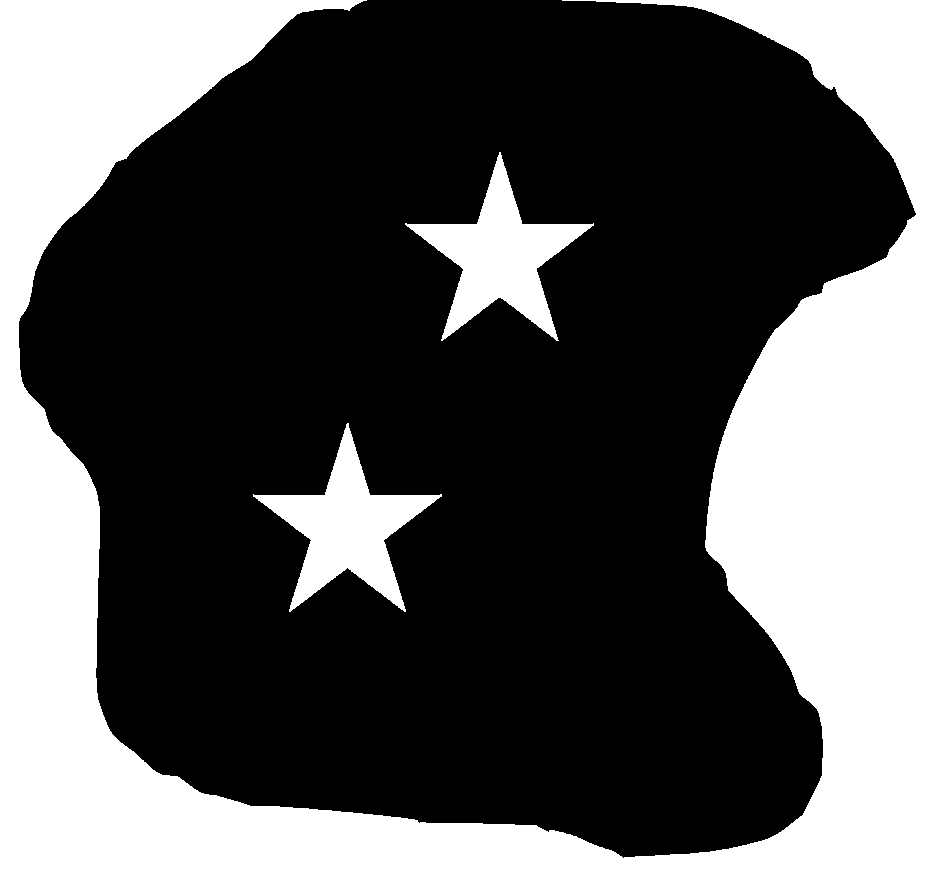
#> input picture imag/figuras.png, 945 x 889 px
$ jupyter execute 'Segmentación de imágenes.ipynb'
#> lines starting #> are read from the running program, lines starting #| are printed output that depends on the picture; after the words box and inside, x2 and y2 are one past the last pixel; in counts of white or black regions, pixels touching at a corner belong together
# Image_segmentation

* Nombre: Alejandra López
* Fecha: **21-07-2026**
* Repositorio: [Link del repositorio de Github](https://github.com/Alelop-Itu/machine12026nocturno.git)

## 0.0.1 SEGMENTACIÓN MEDIANTE THRESHOLDING

[cell 1]
import matplotlib.pyplot as plt
import cv2

# Read an image
img = cv2.imread('imag/figuras.png')
#> img is the input picture: shape (889, 945, 3); 36% white; 3 white regions, box (x1, y1, x2, y2) and area: (0, 0, 945, 889) 278564, (253, 423, 442, 612) 12058, (405, 152, 594, 341) 12044
img_rgb = cv2.cvtColor(img, cv2.COLOR_BGR2RGB)
plt.imshow(img_rgb, cmap='gray')
plt.title('Imagen original')

plt.show()

[cell 2]
 # Convertimos la imagen a escala de grises
import numpy as np

gray_img = cv2.cvtColor(img, cv2.COLOR_BGR2GRAY)
#gray_img = cv2.imread('figuras.png', 0) # Una forma de leer la imagen directamente en escala de grises
plt.imshow(gray_img, cmap='gray')
plt.title('Imagen de grises')

plt.show()

[cell 3]
# Calculamos el histograma
hist = cv2.calcHist([gray_img], [0], None, [260], [0, 260]) # [0] son los canales, y es el canal gris None la máscara
#> hist = 260 values, max 537439 at index 0, min 0 at index 1, mean 3231.2
plt.plot(hist)
plt.grid()
plt.title('Histograma')
plt.show()
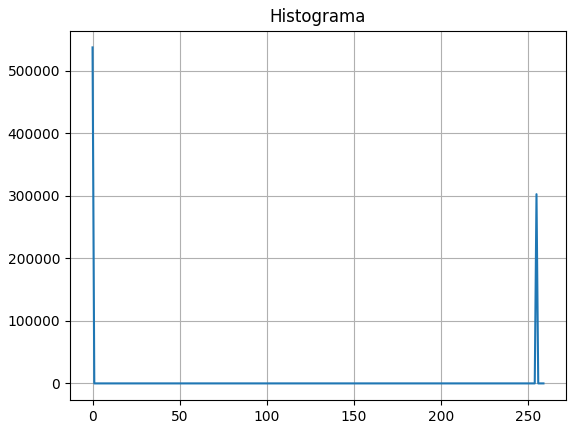
#> figure drawn by matplotlib, 1 panel; curve peaks at x = 0, y = 537439

# Otra forma de mostrar el histograma (solo visualización)
plt.hist(gray_img.ravel(), bins=256, range=[0, 256], color='gray', alpha=0.75)
plt.grid(True)
plt.title('Histograma (Matplotlib)')
plt.xlabel('Intensidad de píxel (0-255)')
plt.ylabel('Frecuencia / Cantidad')
plt.show()
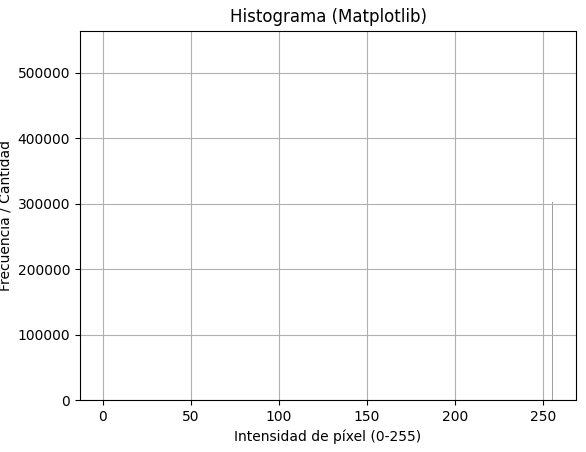
#> figure drawn by matplotlib, 1 panel; tallest bar 537439 high, from x = 0 to 1

[cell 4]
# Fijamos el umbral en base al histograma anterior
t = 50

# Extreaemos la máscara binaria
maxim = 255
_, mask = cv2.threshold(gray_img, t, maxim, cv2.THRESH_BINARY)

# Otra formas de extraer la máscara
mask = gray_img.copy()
mask = (mask > t).astype('uint8') * 255  # Convertimos bool a uint8 y escalamos a 255

# Visualizamos para corroborar
plt.imshow(mask, cmap='gray')
plt.title('Máscara t=' + str(t))
plt.show()

print(np.unique(mask))  # imprimirá [0, 255] en formato uint8
#| [  0 255]

# Visualizamos para corroborar
plt.imshow(mask, cmap='gray')
plt.title('Máscara t=' + str(t))
plt.show()

print(np.unique(mask)) # Atent@s a los formatos (bool, uint8, etc.)
#| [  0 255]

[cell 5]
# Fijamos el umbral con el método de OTSU
t, mask = cv2.threshold(gray_img,0,1,cv2.THRESH_OTSU) # 0 es por defecto y 1 esel valor máximo de la máscara
#> t = 0
print(np.unique(mask))
#| [0 1]

# Visualizamos para corroborar que se obtiene el mismo resultado
plt.imshow(mask, cmap='gray')
plt.title('Máscara Otsu t=' + str(t))
plt.show()

## **0.0.2 SEGMENTACIÓN MEDIANTE CONVERSIONES DE COLOR**

[cell 6]
# Imaginamos que queremos segmentar únicamente el círculo
img = cv2.imread('imag/figuras.png')
img_rgb = cv2.cvtColor(img, cv2.COLOR_BGR2RGB)
plt.imshow(img_rgb, cmap='gray')
plt.title('Imagen original')
plt.show()

[cell 7]
# Obtenemos el canal rojo en bgr la pasición 2 es el color rojo
R = img[:,:,2]
plt.imshow(R, cmap='gray')
plt.title('Canal rojo')
plt.show()

[cell 8]
# Observamos el histograma
plt.hist(R.ravel(), bins=50)
plt.grid(True)
plt.show()
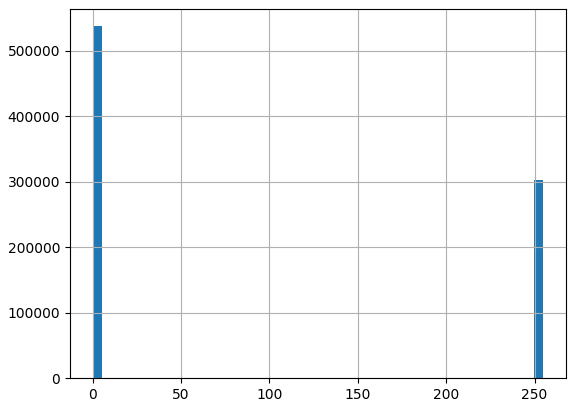
#> figure drawn by matplotlib, 1 panel; tallest bar 537439 high, from x = 0 to 5.1
print(np.max(R))
#| 255

[cell 9]
 # Fijamos el umbral y extraemos la máscara
t=np.max(R)
#> t = 255
mask = R.copy()
mask[mask<t] = 0
plt.imshow(mask, cmap='gray')
plt.title('ROI segmentada')
plt.show()

[cell 10]
# Ejercicio individual
# Obtener una máscara con la imagen del rayo azul mediante segmentación por espacio de color
# Función para extraer los colores secundarios
def convert_to_CMYK(rgb_p):
    with np.errstate(invalid='ignore', divide='ignore'):
        K = 1 - np.max(rgb_p, axis=2)
        C = np.nan_to_num((1-rgb_p[:,:,0] - K)/(1-K))
#> C: shape (889, 945) float64; every value is 0
        M = np.nan_to_num((1-rgb_p[:,:,1] - K)/(1-K))
        Y = np.nan_to_num((1-rgb_p[:,:,2] - K)/(1-K))
        # Nos aseguramos de que quede en el rango [0,1] antes de escalar
        C = np.clip(C, 0, 1)
        M = np.clip(M, 0, 1)
        Y = np.clip(Y, 0, 1)
        CMYK = (np.dstack((C,M,Y,K))*255).astype('uint8')
    return CMYK

# Leer la imagen
img = cv2.imread('imag/figuras.png')
rgb = cv2.cvtColor(img, cv2.COLOR_BGR2RGB)
rgb_p = rgb.astype('uint8')/255

# Extraer los colores secundarios
CMYK = convert_to_CMYK(rgb_p)

# Extraer los canales por separado
C, M, Y, K = cv2.split(CMYK)
#> C: shape (889, 945); every value is 0
C = C.astype('uint8')

print("Min C:", C.min(), "Max C:", C.max(), "Media C:", C.mean())
#| Min C: 0 Max C: 0 Media C: 0.0

# Calcular la máscara de la figura del rayo
val_max = np.max(C)
#> val_max = 0
t = int(val_max * 0.5)
#> t = 0
print(f"Valor máximo detectado: {val_max} | Umbral aplicado: {t}")
#| Valor máximo detectado: 0 | Umbral aplicado: 0

# Visualizar la máscara
plt.imshow(C, cmap='gray')
plt.title('Canal C sin binarizar')
plt.axis('off')
plt.show()

# binarizamos
mask = C.copy()
mask[mask < t] = 0
mask[mask >= t] = 255
#> mask: shape (889, 945); every value is 255

plt.imshow(mask, cmap='gray')
plt.title(f'Máscara del rayo azul (t={t})')
plt.axis('off')
plt.show()

### 0.0.3 SEGMENTACIÓN SEMÁNTICA CON DETECCIÓN DE BORDES

[cell 11]
 # SEGMENTACIÓN SEMÁNTICA CON DETECCIÓN DE BORDES
img = cv2.imread('imag/figuras.png')
img_rgb = cv2.cvtColor(img, cv2.COLOR_BGR2RGB)
plt.imshow(img_rgb)
plt.title('Imagen original')
plt.show()

[cell 12]
# Aplicamos un filtro gaussiano para emborronar las altas frecuencias
img_gaus = cv2.GaussianBlur(img_rgb, (5,5), 0) # (5x5) es el tamaño del filtro␣y 0 es la desviación estándar
plt.imshow(img_gaus, cmap='gray')
plt.show()

[cell 13]
# Detección de bordes de Canny
canny = cv2.Canny(img_gaus, 255/3, 255) # minValue and maxValue. Canny recomienda que minValue sea 3 veces mayor que maxValue
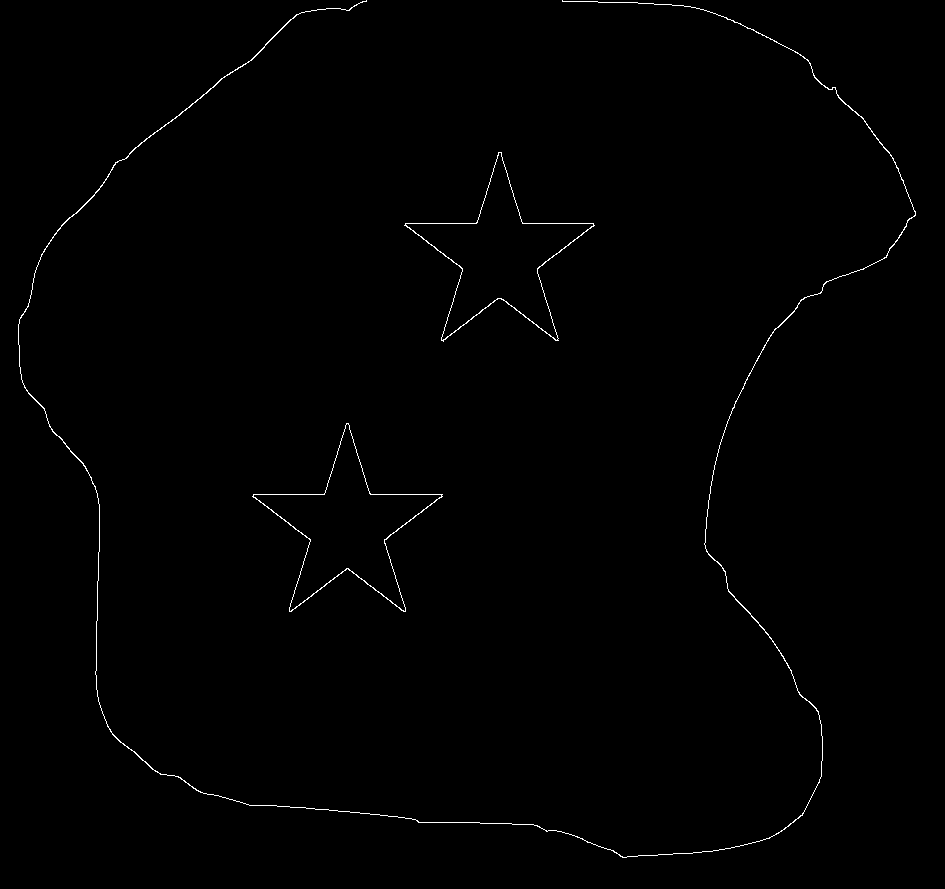
#> canny: shape (889, 945); 0.56% white in thin lines or dots
kernel = np.ones((2,2), 'uint8')
#canny = cv2.dilate(canny, kernel, iterations=2)
#canny = cv2.erode(canny, kernel, iterations=2)

plt.imshow(canny, cmap='gray')
plt.show()

[cell 14]
 # Rellenar objetos (solo rellena si no están en contacto con el límite de la imagen)
from scipy.ndimage.morphology import binary_fill_holes as bfh
bordes = canny.copy()
filled_bordes = bfh(bordes)
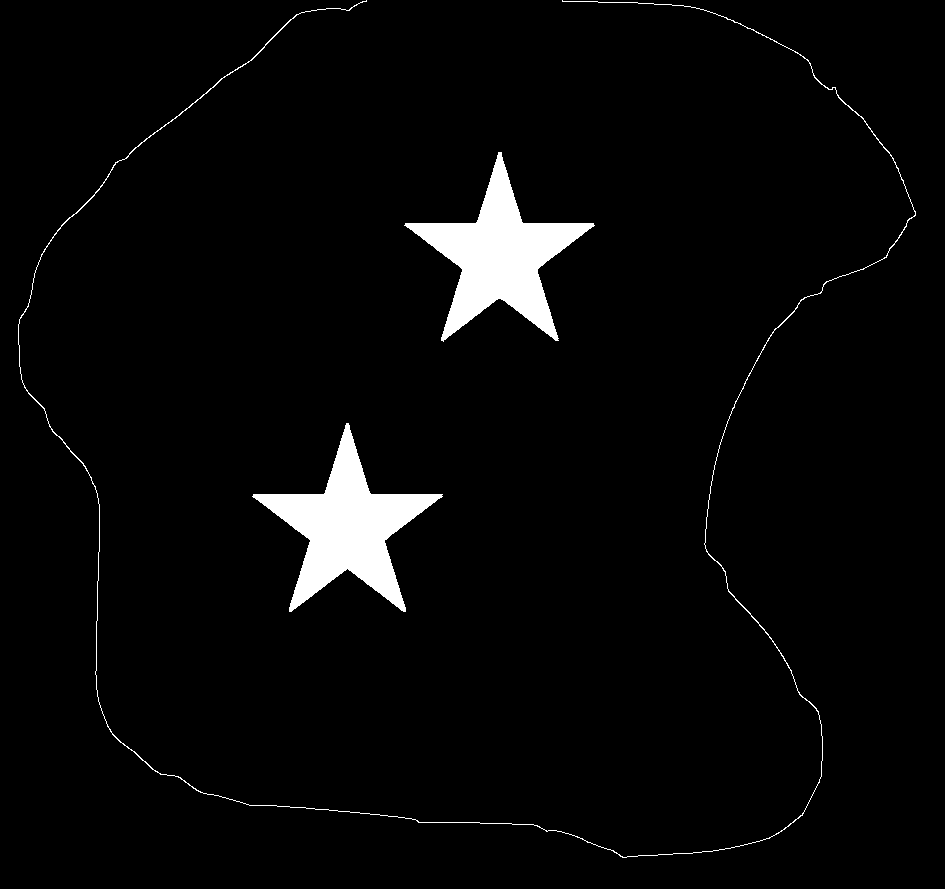
#> filled_bordes: shape (889, 945) bool; 3.4% white; 3 white regions, box (x1, y1, x2, y2) and area: (252, 423, 443, 612) 12524, (404, 152, 595, 342) 12514, (18, 0, 916, 858) 3140
plt.imshow(filled_bordes.astype('uint8'), cmap='gray')
plt.title('cleaned lumen mask')

plt.show()

## **0.0.4 SEGMENTACIÓN POR CRECIMIENTO DE REGIONES (region growing)**

[cell 15]
# Cargar imagen
from skimage import io
import cv2
import numpy as np
import matplotlib.pyplot as plt

img = cv2.imread('images/images/estrellas.png', 0)
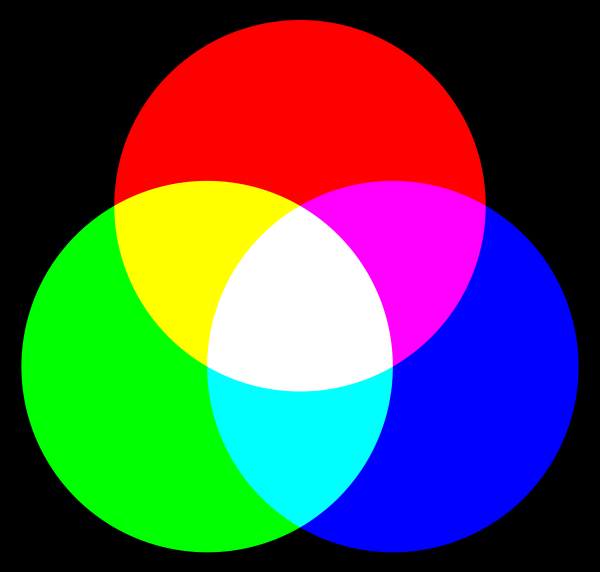
#> input picture imag/estrellas.png, 1200 x 1143 px, found by its file name (shown at 1/2 size)
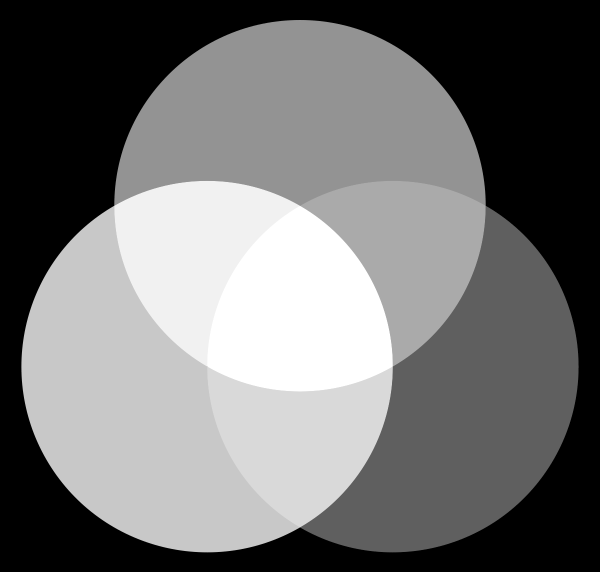
#> img: shape (1143, 1200) (shown at 1/2 size); min 0, max 255, mean 112.9
plt.imshow(img, cmap='gray')
plt.show()

[cell 16]
# Crear una copia de la imagen
mask = img.copy()

# Definir una imagen negra de referencia
h, w = img.shape
#> h = 1143; w = 1200
ref = np.zeros((h+2, w+2), np.uint8)

# Fijar la semilla. En este caso en la esquina superior izquierda (posición␣0,0) para rellenar a partir de ahí
cv2.floodFill(mask, ref, (0,0), 0); # Como nos interesa rellenar de negro, utilizamos el 0 en la última posición
fig, ax = plt.subplots(1,2)
ax[0].imshow(img, cmap='gray'), ax[0].set_title('original')
ax[1].imshow(mask, cmap='gray'), ax[1].set_title('máscara')
plt.show()
